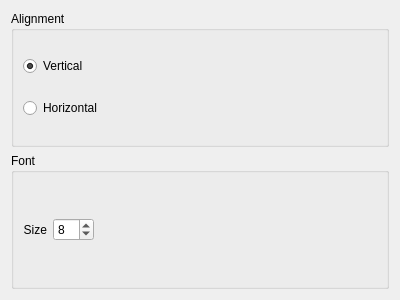
<?xml version="1.0" encoding="UTF-8"?>
<ui version="4.0">
 <class>DialogConfig</class>
 <widget class="QWidget" name="DialogConfig">
  <property name="geometry">
   <rect>
    <x>0</x>
    <y>0</y>
    <width>400</width>
    <height>300</height>
   </rect>
  </property>
  <property name="minimumSize">
   <size>
    <width>400</width>
    <height>300</height>
   </size>
  </property>
  <property name="windowTitle">
   <string>Form</string>
  </property>
  <property name="locale">
   <locale language="English" country="UnitedStates"/>
  </property>
  <layout class="QVBoxLayout" name="verticalLayout">
   <item>
    <widget class="QGroupBox" name="groupBox">
     <property name="title">
      <string>Alignment</string>
     </property>
     <layout class="QVBoxLayout" name="verticalLayout_2">
      <item>
       <widget class="QRadioButton" name="rbVertical">
        <property name="text">
         <string>Vertical</string>
        </property>
        <property name="checked">
         <bool>true</bool>
        </property>
       </widget>
      </item>
      <item>
       <widget class="QRadioButton" name="rbHorizontal">
        <property name="layoutDirection">
         <enum>Qt::LeftToRight</enum>
        </property>
        <property name="text">
         <string>Horizontal</string>
        </property>
        <property name="checked">
         <bool>false</bool>
        </property>
       </widget>
      </item>
     </layout>
    </widget>
   </item>
   <item>
    <widget class="QGroupBox" name="groupBox_2">
     <property name="title">
      <string>Font</string>
     </property>
     <layout class="QHBoxLayout" name="horizontalLayout_2">
      <item>
       <widget class="QLabel" name="label">
        <property name="frameShape">
         <enum>QFrame::NoFrame</enum>
        </property>
        <property name="text">
         <string>Size</string>
        </property>
        <property name="alignment">
         <set>Qt::AlignRight|Qt::AlignTrailing|Qt::AlignVCenter</set>
        </property>
       </widget>
      </item>
      <item>
       <widget class="QSpinBox" name="spinBox">
        <property name="minimum">
         <number>4</number>
        </property>
        <property name="maximum">
         <number>50</number>
        </property>
        <property name="value">
         <number>8</number>
        </property>
       </widget>
      </item>
      <item>
       <spacer name="horizontalSpacer">
        <property name="orientation">
         <enum>Qt::Horizontal</enum>
        </property>
        <property name="sizeHint" stdset="0">
         <size>
          <width>40</width>
          <height>20</height>
         </size>
        </property>
       </spacer>
      </item>
     </layout>
    </widget>
   </item>
  </layout>
 </widget>
 <resources/>
 <connections/>
 <slots>
  <slot>setFontSize()</slot>
 </slots>
</ui>
